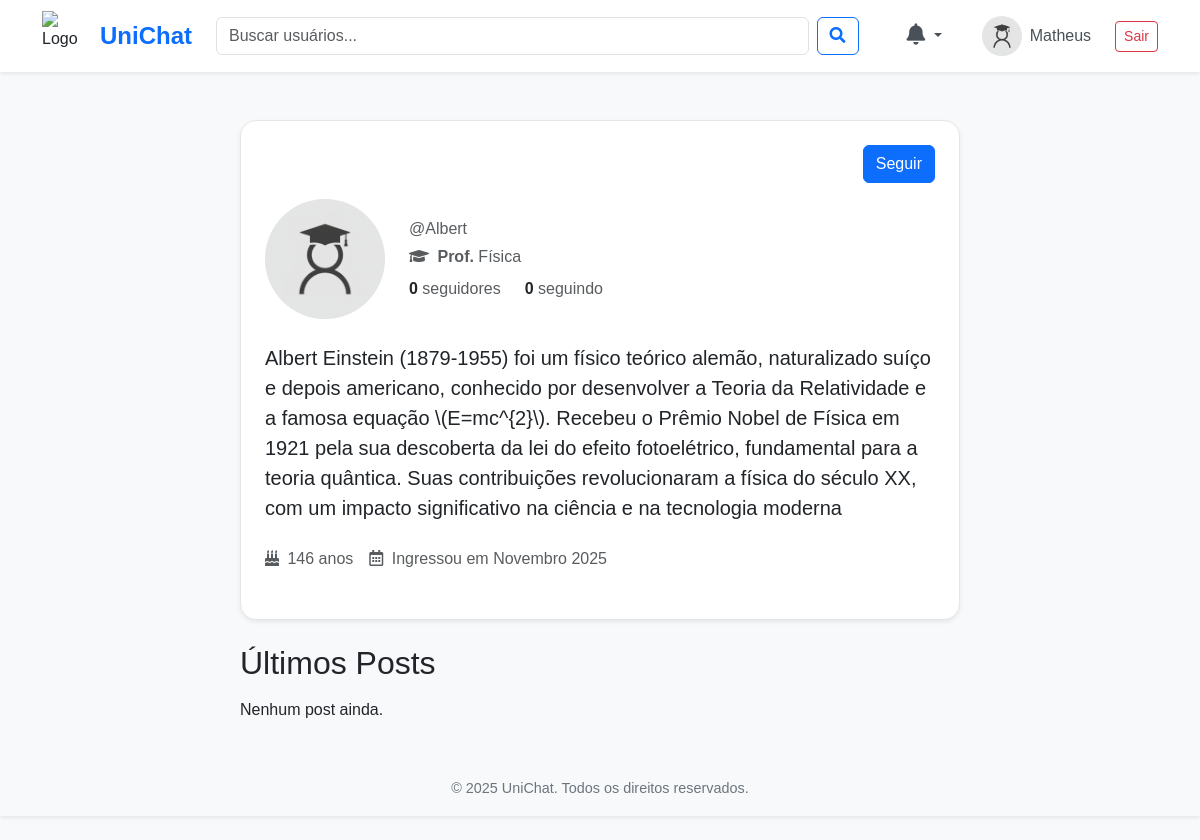
/profile/Albert/ (signed in), run on the app's committed database.
### users/models.py (models this page shows, shortened)
class Course(models.Model):
    name = models.CharField(max_length=100)

class Profile(models.Model):
    user = models.OneToOneField('auth.User', on_delete=models.CASCADE)
    bio = models.TextField(blank=True)
    avatar = models.ImageField(upload_to='avatars/', blank=True, null=True)
    date_of_birth = models.DateField(null=True, blank=True)
    location = models.CharField(max_length=100, blank=True)
    website = models.URLField(max_length=200, blank=True)
    course = models.ManyToManyField(Course, related_name='students', blank=True)
    following = models.ManyToManyField(User, related_name='followers', symmetrical=False, blank=True)
    is_teacher = models.BooleanField(default=False)

### users/views.py (the view)
# urls.py: path('profile/<str:username>/', views.profile_view, name='profile'),
def profile_view(request, username=None):
    if username is None:
        return redirect('profile', username=request.user.username)
    target_user = get_object_or_404(User, username=username)
    try:
        target_profile = target_user.profile
    except Profile.DoesNotExist:
        target_profile = Profile.objects.create(user=target_user)
    is_following = False
    if request.user.is_authenticated:
        if request.user != target_user:
            is_following = request.user.profile.following.filter(id=target_user.id).exists()
    followers_count = target_user.followers.count()
    following_count = target_profile.following.count()
    age = None
    if target_profile.date_of_birth:
        today = date.today()
        birth_date = target_profile.date_of_birth
        age = today.year - birth_date.year - ((today.month, today.day) < (birth_date.month, birth_date.day))
    posts = Post.objects.filter(
        author=target_user
    ).select_related(
        'author__profile'
    ).prefetch_related(
        'comments__author__profile',
        'comments__replies__author__profile'
    ).order_by('-created_at')
    context = {
        'target_user': target_user,
        'target_profile': target_profile,
        'is_following': is_following,
        'age': age,
        'followers_count': followers_count,
        'following_count': following_count,
        'posts': posts,
    }
    return render(request, 'users/profile.html', context)

### users/templates/users/profile.html (shortened to what this page needs)
{% extends "base.html" %}
{% load static %}
{% block extra_head %}
    <link rel="stylesheet" href="{% static 'users/css/profile.css' %}">
    <link rel="stylesheet" href="https://cdnjs.cloudflare.com/ajax/libs/font-awesome/5.15.4/css/all.min.css">
{% endblock %}
{% block content %}
<div class="container mt-4">
    <div class="row">
        <div class="col-md-8 offset-md-2">
            <div class="card shadow-sm p-4 mb-4">
                <div class="d-flex justify-content-end mb-3">
                    {% if request.user == target_user %}
                        <a href="{% url 'profile_update' %}" class="btn btn-primary">
                            <i class="fas fa-pencil-alt"></i> Editar perfil
                        </a>
                    {% else %}
                        <a href="{% url 'follow_user' username=target_user.username %}" class="btn btn-primary">
                            {% if is_following %}
                                Deixar de Seguir
                            {% else %}
                                Seguir
                            {% endif %}
                        </a>
                    {% endif %}
                </div>
                <div class="d-flex align-items-center mb-4">
                    <div class="me-4">
                        {% if target_profile.avatar %}
                            <img src="{{ target_profile.avatar.url }}" alt="Profile Avatar" class="rounded-circle" style="width: 120px; height: 120px; object-fit: cover;">
                        {% else %}
                            <img src="{% static 'img/default_profile.png' %}" alt="Default Profile" class="rounded-circle" style="width: 120px; height: 120px; object-fit: cover;">
                        {% endif %}
                    </div>
                    <div>
                        <p class="text-muted mb-1">@{{ target_user.username }}</p>
                        <div class="d-flex flex-column">
                            {% if target_profile and target_profile.course.exists %}
                                <p class="text-muted mb-0"><i class="fas fa-graduation-cap me-1"></i>
                                    {% if target_profile.is_teacher %}
                                        <span class="fw-bold">Prof.</span>
                                    {% endif %}
                                    {% for course in target_profile.course.all %}
                                        {{ course.name }}{% if not forloop.last %}, {% endif %}
                                    {% endfor %}
                                </p>
                            {% endif %}
                            <div class="d-flex mt-2">
                                <a href="#" class="me-4 text-decoration-none text-dark" data-bs-toggle="modal" data-bs-target="#followModal" data-list-type="followers">
                                    <span class="fw-bold">{{ followers_count }}</span>
                                    <span class="text-muted">seguidores</span>
                                </a>
                                <a href="#" class="text-decoration-none text-dark" data-bs-toggle="modal" data-bs-target="#followModal" data-list-type="following">
                                    <span class="fw-bold">{{ following_count }}</span>
                                    <span class="text-muted">seguindo</span>
                                </a>
                            </div>
                        </div>
                    </div>
                </div>
                <p class="lead mb-4">{{ target_profile.bio|default:"Nenhuma bio adicionada ainda." }}</p>
                <ul class="list-unstyled d-flex flex-wrap text-muted">
                    {% if age is not None %}
                    <li class="me-3 mb-2">
                        <i class="fas fa-birthday-cake me-1"></i> {{ age }} anos
                    </li>
                    {% endif %}
                    <li class="me-3 mb-2">
                        <i class="far fa-calendar-alt me-1"></i> Ingressou em {{ target_user.date_joined|date:"F Y" }}
                    </li>
                </ul>
            </div>
            <div class="posts-section mt-4">
                <h2 class="mb-3">Últimos Posts</h2>
                {% for post in posts %}
                    {% include "posts/post_card.html" %}
                {% empty %}
                    <p>Nenhum post ainda.</p>
                {% endfor %}
            </div>
            </div>
    </div>
</div>
{% endblock %}

### core/templates/base.html (shortened to what this page needs)
<!DOCTYPE html>
<html lang="pt-br">
<head>
    {% load static %}
    <link href="https://cdn.jsdelivr.net/npm/bootstrap@5.3.8/dist/css/bootstrap.min.css" rel="stylesheet">
    <link rel="stylesheet" href="{% static 'chat.css' %}">
    <link rel="stylesheet" href="{% static 'base.css' %}">
    <link rel="stylesheet" href="https://cdnjs.cloudflare.com/ajax/libs/font-awesome/6.4.0/css/all.min.css">
    {% block extra_head %}{% endblock %}
</head>
<body class="d-flex flex-column min-vh-100">
    <header class="header-principal bg-white shadow-sm">
        <nav class="d-flex align-items-center justify-content-between container py-2">
            <a href="{% url 'home' %}" class="d-flex align-items-center text-decoration-none text-dark">
                <img src="{% static 'img/LOGO_PAINEL.png' %}" alt="Logo" width="50" height="50" class="me-2">
                <span class="fs-4 fw-bold text-primary">UniChat</span>
            </a>
            <div class="flex-fill mx-4" style="position: relative;">
                <div class="d-flex align-items-center" style="max-width: 800px;">
                    <input type="text" id="search-input" name="q" class="form-control me-2"
                        placeholder="Buscar usuários..." aria-label="Busca usuários">
                    <button type="submit" id="search-button" class="btn btn-outline-primary"><i
                            class="fas fa-search"></i></button>
                </div>
            </div>
            <ul class="nav align-items-center gap-2 mb-0">
                {% if user.is_authenticated %}
                <li class="nav-item">
                <li class="nav-item dropdown">
                    <a class="nav-link position-relative dropdown-toggle" href="#" id="notificationsDropdown"
                        role="button" data-bs-toggle="dropdown" aria-expanded="false">
                        <i class="fas fa-bell fa-lg"></i>
                    </a>
                </li>
                <li class="nav-item d-flex align-items-center gap-2">
                    <a class="nav-link d-flex align-items-center gap-2"
                        href="{% url 'profile' username=user.username %}">
                        <img src="{% if user.profile.avatar %}{{ user.profile.avatar.url }}{% else %}{% static 'img/default_profile.png' %}{% endif %}"
                            alt="Foto de Perfil" width="40" height="40" class="rounded-circle">
                        <span>{{ user.username }}</span>
                    </a>
                </li>
                <li class="nav-item">
                    <form action="{% url 'logout' %}" method="post" class="m-0">
                        <button type="submit" class="btn btn-outline-danger btn-sm">Sair</button>
                    </form>
                </li>
                {% endif %}
            </ul>
        </nav>
    </header>
    <main class="container my-4 flex-fill">
        {% block content %}{% endblock %}
    </main>
    <footer class="text-center py-3 bg-light shadow-sm mt-auto">
        <p class="mb-0">&copy; 2025 UniChat. Todos os direitos reservados.</p>
    </footer>
</body>
</html>

### core/static/chat.css (style rules this page uses)
:root { --cor-primaria: #0a4ebd; --cor-primaria-hover: #083d9b; --cor-fundo: #f0f2f5; --cor-fundo-form: #ffffff; --cor-fundo-ponto: rgba(0, 0, 0, 0.08); }

### core/static/base.css (style rules this page uses)
body { background-color: #f8f9fa; font-family: 'Arial', sans-serif; color: #212529; }
.header-principal { background-color: #fff; box-shadow: 0 2px 6px rgba(0,0,0,0.05); position: sticky; top: 0; z-index: 1000; }
.nav-link { color: #495057; font-weight: 500; }
.btn-primary { background-color: #0d6efd; border-color: #0d6efd; transition: background-color 0.3s ease; }
.btn-outline-primary { color: #0d6efd; border-color: #0d6efd; }
footer { font-size: 0.9rem; color: #6c757d; }
.card { border-radius: 16px; background: #ffffff; border: 1px solid #e6e6e6; padding: 1.5rem; }

### data on the page
Course: name "Física"
Profile: bio "Albert Einstein (1879-1955) foi um físico teórico alemão, naturalizado suíço e depois americano, conhecido por desenvolver a Teoria da Relatividade e a famosa equação \\(E=mc^{2}\\). Recebeu o Prêmio Nobel de Física em 1921 pela sua descoberta da lei do efeito fotoelétrico, fundamental para a teoria quântica. Suas contribuições revolucionaram a física do século XX, com um impacto significativo na ciência e na tecnologia moderna"

### other printed values
{{ user.username }} "Matheus"
{{ target_user.username }} "Albert"
{{ followers_count }} "0"
{{ following_count }} "0"
{{ age }} "146"
{{ target_user.date_joined|date:"F Y" }} "Novembro 2025"
